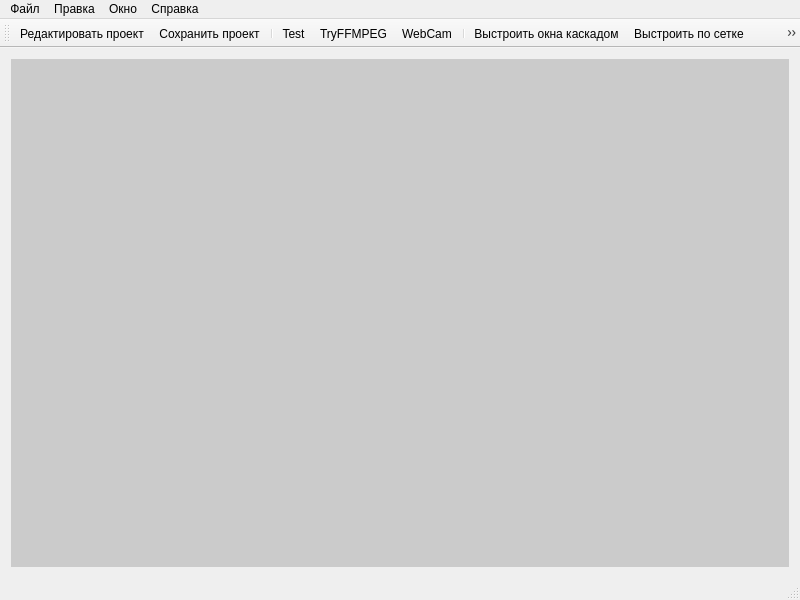
<?xml version="1.0" encoding="UTF-8"?>
<ui version="4.0">
 <class>MainWindow</class>
 <widget class="QMainWindow" name="MainWindow">
  <property name="geometry">
   <rect>
    <x>0</x>
    <y>0</y>
    <width>800</width>
    <height>600</height>
   </rect>
  </property>
  <property name="font">
   <font>
    <family>Segoe UI</family>
   </font>
  </property>
  <property name="windowTitle">
   <string>Franada</string>
  </property>
  <widget class="QWidget" name="centralWidget">
   <layout class="QGridLayout" name="gridLayout">
    <item row="0" column="0">
     <widget class="QMdiArea" name="mdiArea">
      <property name="sizePolicy">
       <sizepolicy hsizetype="Preferred" vsizetype="Preferred">
        <horstretch>0</horstretch>
        <verstretch>0</verstretch>
       </sizepolicy>
      </property>
      <property name="background">
       <brush brushstyle="SolidPattern">
        <color alpha="255">
         <red>203</red>
         <green>203</green>
         <blue>203</blue>
        </color>
       </brush>
      </property>
      <property name="viewMode">
       <enum>QMdiArea::SubWindowView</enum>
      </property>
     </widget>
    </item>
   </layout>
  </widget>
  <widget class="QMenuBar" name="menuBar">
   <property name="geometry">
    <rect>
     <x>0</x>
     <y>0</y>
     <width>800</width>
     <height>21</height>
    </rect>
   </property>
   <widget class="QMenu" name="menu">
    <property name="title">
     <string>Файл</string>
    </property>
    <addaction name="actionOpenProject"/>
    <addaction name="actionSaveProject"/>
    <addaction name="separator"/>
    <addaction name="action_CloseProgram"/>
   </widget>
   <widget class="QMenu" name="menu_2">
    <property name="title">
     <string>Правка</string>
    </property>
    <addaction name="actionEditProject"/>
    <addaction name="actionTest"/>
   </widget>
   <widget class="QMenu" name="menu_3">
    <property name="title">
     <string>Окно</string>
    </property>
    <addaction name="actionCascadeWindows"/>
    <addaction name="actionTileWindows"/>
   </widget>
   <widget class="QMenu" name="menu_4">
    <property name="title">
     <string>Справка</string>
    </property>
   </widget>
   <addaction name="menu"/>
   <addaction name="menu_2"/>
   <addaction name="menu_3"/>
   <addaction name="menu_4"/>
  </widget>
  <widget class="QToolBar" name="mainToolBar">
   <property name="enabled">
    <bool>true</bool>
   </property>
   <property name="iconSize">
    <size>
     <width>24</width>
     <height>24</height>
    </size>
   </property>
   <property name="toolButtonStyle">
    <enum>Qt::ToolButtonTextUnderIcon</enum>
   </property>
   <attribute name="toolBarArea">
    <enum>TopToolBarArea</enum>
   </attribute>
   <attribute name="toolBarBreak">
    <bool>false</bool>
   </attribute>
   <addaction name="actionEditProject"/>
   <addaction name="actionSaveProject"/>
   <addaction name="separator"/>
   <addaction name="actionTest"/>
   <addaction name="actionTryFFMPEG"/>
   <addaction name="actionWebCam"/>
   <addaction name="separator"/>
   <addaction name="actionCascadeWindows"/>
   <addaction name="actionTileWindows"/>
   <addaction name="actionShowNavData"/>
  </widget>
  <widget class="QStatusBar" name="statusBar"/>
  <action name="actionEditProject">
   <property name="icon">
    <iconset resource="franada.qrc">
     <normaloff>:/icons/file-properties.png</normaloff>:/icons/file-properties.png</iconset>
   </property>
   <property name="text">
    <string>Редактировать проект</string>
   </property>
   <property name="shortcut">
    <string>Ctrl+E</string>
   </property>
  </action>
  <action name="actionSaveProject">
   <property name="icon">
    <iconset resource="franada.qrc">
     <normaloff>:/icons/file_save.png</normaloff>:/icons/file_save.png</iconset>
   </property>
   <property name="text">
    <string>Сохранить проект</string>
   </property>
   <property name="toolTip">
    <string>Сохранение всех изменений в файл проекта</string>
   </property>
   <property name="shortcut">
    <string>Ctrl+S</string>
   </property>
  </action>
  <action name="actionOpenProject">
   <property name="icon">
    <iconset resource="franada.qrc">
     <normaloff>:/icons/file_open.png</normaloff>:/icons/file_open.png</iconset>
   </property>
   <property name="text">
    <string>Открыть проект</string>
   </property>
   <property name="toolTip">
    <string>Открытие файла проекта</string>
   </property>
   <property name="shortcut">
    <string>Ctrl+O</string>
   </property>
  </action>
  <action name="actionTest">
   <property name="icon">
    <iconset resource="franada.qrc">
     <normaloff>:/icons/button_test_check.png</normaloff>:/icons/button_test_check.png</iconset>
   </property>
   <property name="text">
    <string>Test</string>
   </property>
   <property name="toolTip">
    <string>Test Button</string>
   </property>
   <property name="shortcut">
    <string>Ctrl+T</string>
   </property>
  </action>
  <action name="actionCascadeWindows">
   <property name="icon">
    <iconset resource="franada.qrc">
     <normaloff>:/icons/application_cascade.png</normaloff>:/icons/application_cascade.png</iconset>
   </property>
   <property name="text">
    <string>Выстроить окна каскадом</string>
   </property>
  </action>
  <action name="actionTileWindows">
   <property name="icon">
    <iconset resource="franada.qrc">
     <normaloff>:/icons/application_tile.png</normaloff>:/icons/application_tile.png</iconset>
   </property>
   <property name="text">
    <string>Выстроить по сетке</string>
   </property>
  </action>
  <action name="actionShowNavData">
   <property name="icon">
    <iconset resource="franada.qrc">
     <normaloff>:/icons/map_icon.png</normaloff>:/icons/map_icon.png</iconset>
   </property>
   <property name="text">
    <string>Навигационные данные</string>
   </property>
  </action>
  <action name="actionTryFFMPEG">
   <property name="icon">
    <iconset resource="franada.qrc">
     <normaloff>:/icons/video-avi.png</normaloff>:/icons/video-avi.png</iconset>
   </property>
   <property name="text">
    <string>TryFFMPEG</string>
   </property>
   <property name="toolTip">
    <string>Open FFMPEG test window</string>
   </property>
   <property name="shortcut">
    <string>Ctrl+F</string>
   </property>
  </action>
  <action name="action_CloseProgram">
   <property name="text">
    <string>Закрыть программу</string>
   </property>
   <property name="shortcut">
    <string>Ctrl+Q</string>
   </property>
  </action>
  <action name="actionWebCam">
   <property name="icon">
    <iconset resource="franada.qrc">
     <normaloff>:/icons/video-avi.png</normaloff>:/icons/video-avi.png</iconset>
   </property>
   <property name="text">
    <string>WebCam</string>
   </property>
   <property name="toolTip">
    <string>Open Webcam Window</string>
   </property>
  </action>
 </widget>
 <layoutdefault spacing="6" margin="11"/>
 <resources>
  <include location="franada.qrc"/>
 </resources>
 <connections/>
</ui>
